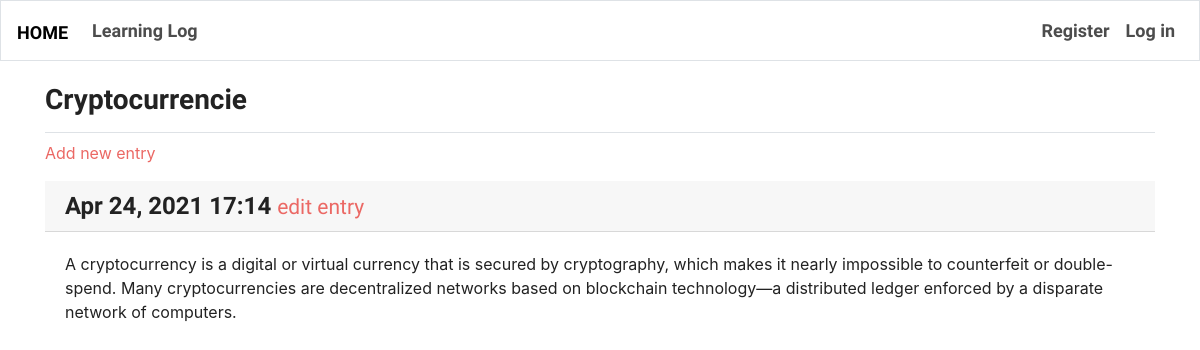
Screenshot of /topics/8/ with the database file from the repository.
### learning_logs/models.py (models this page shows, shortened)
class Topic(models.Model):
    text = models.CharField(max_length=200)
    date_added = models.DateTimeField(auto_now_add=True)
    owner = models.ForeignKey(User, on_delete=models.CASCADE)
    public = models.BooleanField(default=False)
    def __str__(self):
        return self.text

class Entry(models.Model):
    topic = models.ForeignKey(Topic, on_delete=models.CASCADE)
    text = models.TextField()
    date_added = models.DateTimeField(auto_now_add=True)
    class Meta:
        verbose_name_plural = 'entries'

### learning_logs/views.py (the view)
# urls.py: path('topics/<int:topic_id>/', views.topic, name='topic'),
def topic(request, topic_id):
    topic = get_object_or_404(Topic, id=topic_id)
    entries = topic.entry_set.order_by('-date_added')
    context = {'topic': topic, 'entries': entries}
    return render(request, 'learning_logs/topic.html', context)

### learning_logs/templates/learning_logs/topic.html (shortened to what this page needs)
{% extends 'learning_logs/base.html' %}
{% block page_header %}
  <h3>{{ topic }}</h3>
{% endblock page_header %}
{% block content %}
  <p>
    <a href="{% url 'learning_logs:new_entry' topic.id %}">Add new entry</a>
  </p>
  {% for entry in entries %}
    <h4 class="card-header">
      {{ entry.date_added|date:'M d, Y H:i' }}
      <small><a href="{% url 'learning_logs:edit_entry' entry.id %}">
        edit entry</a></small>
    </h4>
    <div class="card-body">
      {{ entry.text|linebreaks }}
    </div>
  </div>
  {% empty %}
    <p>There are no entries for this topic yet.</p>
  {% endfor %}
{% endblock content %}

### rows the page displays
Topic: text "Cryptocurrencie"
Entry: date_added "Apr 24, 2021 17:14", text "A cryptocurrency is a digital or virtual currency that is secured by cryptography, which makes it nearly impossible to counterfeit or double-spend. Many cryptocurrencies are decentralized networks based on blockchain technology—a distributed ledger enforced by a disparate network of computers."
